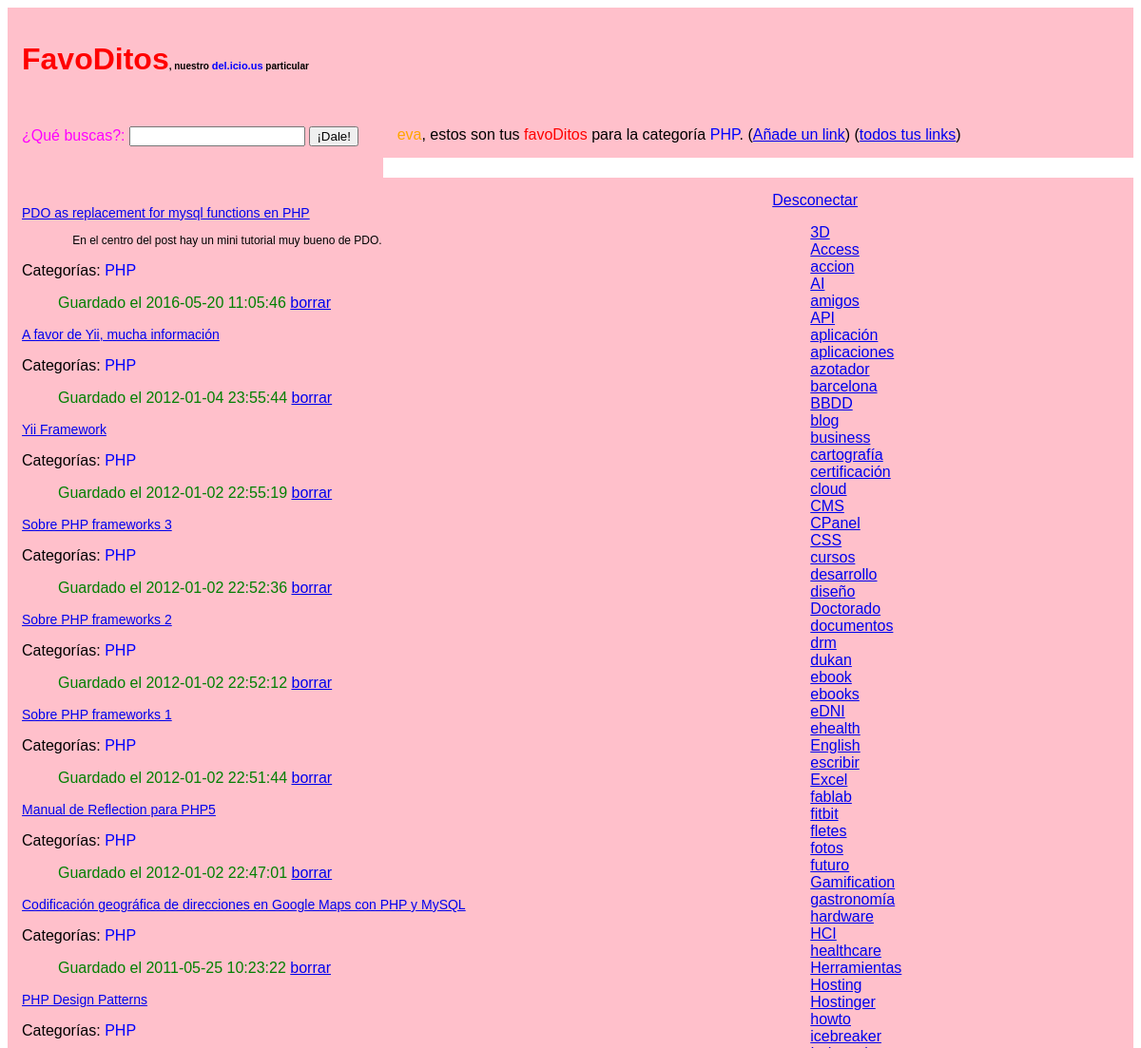
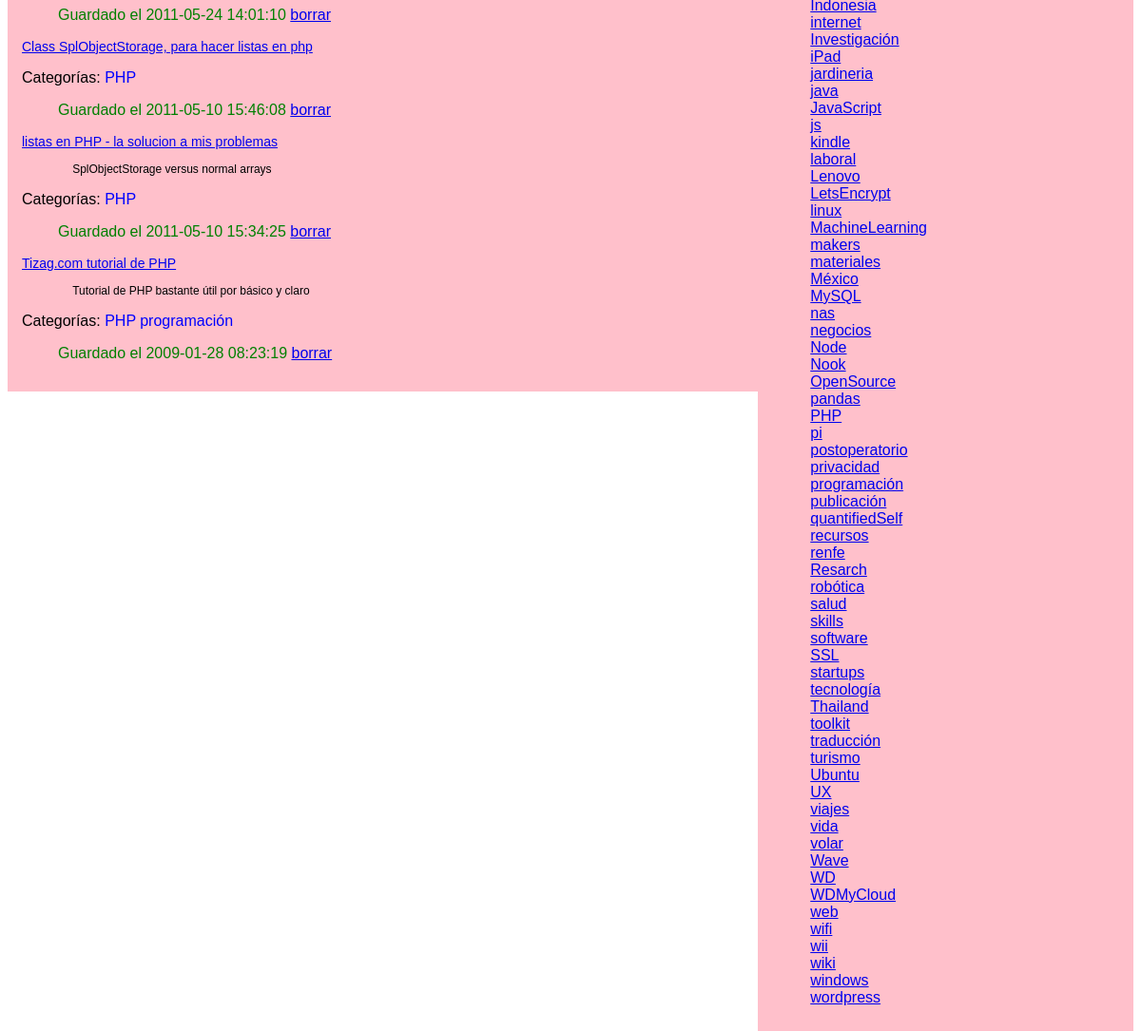
The app's page /categorylinks.php?user=eva&category=PHP (signed in) with its own data (2 pictures, top to bottom).
### tables this page shows
CREATE TABLE `link` (
  `linkId` int(11) NOT NULL,
  `userId` varchar(8) NOT NULL,
  `title` varchar(127) NOT NULL,
  `URL` varchar(127) NOT NULL,
  `comment` longtext DEFAULT NULL,
  `date` timestamp NOT NULL DEFAULT current_timestamp()
);

CREATE TABLE `catlink` (
  `categoryId` varchar(16) NOT NULL,
  `linkId` int(11) NOT NULL
);

### funciones.php (the view, shortened to what this page needs)
<?php
function generaCajaBusqueda()
{
	echo '<div class="cajaBusqueda col-4 col-m-12">';
	echo '<form name="cajaBusqueda" action="busqueda.php"';
	echo 'method="POST">';
	echo '&iquest;Qu&eacute; buscas?: ';
	echo '<input type="text" name="textoBusqueda">    ';
	echo '<input type="submit" value="&#161;Dale!">';
	echo '</form><br/>';
	echo '</div>';
}
function generaCategorias($user)
{
	$query='SELECT DISTINCT catlink.categoryID FROM catlink,link WHERE link.userId="'. mysql_real_escape_string($user) .'" AND catlink.linkId=link.linkId ORDER BY categoryId ASC';
	$result = mysql_query($query) or die('Query failed: ' . mysql_error());
	echo '<div class="categorylist col-4 col-m-12">';
	echo '<a href="index.php">Desconectar</a><br>';
	echo '<ul class="listanostyle">';
	while ($line = mysql_fetch_array($result, MYSQL_BOTH)) {
		echo '<li><a href="categorylinks.php?user='. $user . '&category='.$line[0].'">'. $line[0] .'</a></li>';
	}
	echo '</div>';
	echo '</div>';
}
function generaLinksCat($user,$category)
{
	$query=sprintf('SELECT LI.linkId, LI.title, LI.URL, LI.comment, LI.date FROM link LI, catlink CL WHERE LI.linkId=CL.linkId AND CL.categoryId="' . mysql_real_escape_string($category) . '" AND LI.userId="' . $user . '" ORDER BY LI.date DESC');
	$result = mysql_query($query) or die('Query failed: ' . mysql_error());
	echo '<div class="subheader col-8 col-m-12"><span class="usuario">'.$user.'</span>, estos son tus <span class="favoDitos">favoDitos</span> para ';
	echo 'la categor&iacute;a <span class="categoria">'. $category.'</span>. (<a href="nuevolink.php?user=' . $user . '">A&ntilde;ade un link</a>)   (<a href="userlinks.php">todos tus links</a>)</div>';
		echo '</div>';
	echo '<div class="row">';
	echo '<div class="linklist subheader col-8 col-m-12">';
	while ($line = mysql_fetch_array($result, MYSQL_BOTH)) {
		echo '<p class="link"><a href="' .$line[2]. '" target="_blank">' . $line[1] .'</a></p>';
		echo '<p class="resumen">' . $line[3] .'</p>';
		echo '<p>Categor&iacute;as: <span class="categoria">';
		$query2=sprintf('select categoryId from catlink where linkId=' . mysql_real_escape_string($line[0]) . ' order by categoryId asc');
		$result2 = mysql_query($query2) or die('Query failed: ' . mysql_error());
		while ($line2 = mysql_fetch_array($result2, MYSQL_BOTH)) {
			echo '<a class="categoria" href="categorylinks.php?user=' .$user .'&category='. $line2[0] .'">'.$line2[0] .'</a> ';
		}
		echo '</span>';
		echo '<p class="fecha">Guardado el ' . $line[4] .' <a href="deleting.php?linkId=' . $line[0] . '">borrar</a></p>';
	}
	echo '</div>';
}
?>

### estilo.css (style rules this page uses)
body { font-family: sans-serif; }
* { box-sizing: border-box; }
[class*="col-"] { width: 100%; background-color: lightblue; }
@media only screen and (min-width: 600px) { .col-m-12 { width: 100%; background-color: lightgreen; } }
@media only screen and (min-width: 768px) { .col-4 { width: 33.33%; background-color: pink; } }
@media only screen and (min-width: 768px) { .col-8 { width: 66.66%; background-color: pink; } }
[class*="col-"] { float: left; padding: 15px; }
.row::after { content: ""; clear: both; display: block; }
.favoDitos { color:red; }
.cajaBusqueda { color:magenta; }
.link { font-size:14px; }
.resumen { font-size: 12px; position: relative; left:7%; }
.fecha { color:green; position: relative; left:5%; }
.categoria { color:blue; font-family: sans-serif; }
.usuario { color:orange; }
a.categoria:link { text-decoration: none; }
ul.listanostyle { list-style-type: none; }

### records on screen
link: title "PDO as replacement for mysql functions en PHP", comment "En el centro del post hay un mini tutorial muy bueno de PDO.", date "2016-05-20 11:05:46"
catlink: categoryId "PHP"
link: title "A favor de Yii, mucha información", date "2012-01-04 23:55:44"
catlink: categoryId "PHP"
link: title "Yii Framework", date "2012-01-02 22:55:19"
catlink: categoryId "PHP"
link: title "Sobre PHP frameworks 3", date "2012-01-02 22:52:36"
catlink: categoryId "PHP"
link: title "Sobre PHP frameworks 2", date "2012-01-02 22:52:12"
catlink: categoryId "PHP"
link: title "Sobre PHP frameworks 1", date "2012-01-02 22:51:44"
catlink: categoryId "PHP"
link: title "Manual de Reflection para PHP5", date "2012-01-02 22:47:01"
catlink: categoryId "PHP"
link: title "Codificación geográfica de direcciones en Google Maps con PHP y MySQL", date "2011-05-25 10:23:22"
catlink: categoryId "PHP"
link: title "PHP Design Patterns", date "2011-05-24 14:01:10"
catlink: categoryId "PHP"
link: title "Class SplObjectStorage, para hacer listas en php", date "2011-05-10 15:46:08"
catlink: categoryId "PHP"
link: title "listas en PHP - la solucion a mis problemas", comment "SplObjectStorage versus normal arrays", date "2011-05-10 15:34:25"
catlink: categoryId "PHP"
link: title "Tizag.com tutorial de PHP", comment "Tutorial de PHP bastante útil por básico y claro", date "2009-01-28 08:23:19"
catlink: categoryId "PHP"
catlink: categoryId "programación"

### other values on screen
$user "eva"
$category "PHP"
$line[0] "3D"
$line[0] "Access"
$line[0] "accion"
$line[0] "AI"
$line[0] "amigos"
$line[0] "API"
$line[0] "aplicación"
$line[0] "aplicaciones"
$line[0] "azotador"
$line[0] "barcelona"
$line[0] "BBDD"
$line[0] "blog"
$line[0] "business"
